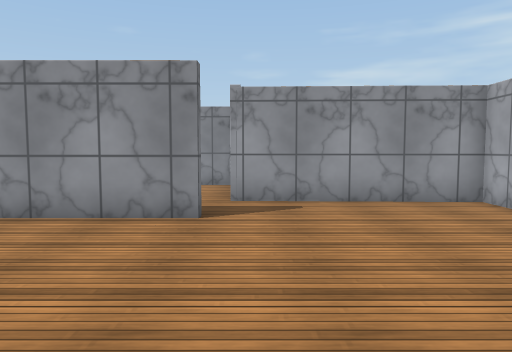
View 1 (above)

12 first-person views from a walk through a scene from a Unity 3-D project. The camera is 1.2 m above the floor, tilts 4° down and sees 70° across. The floor is counted in squares, 1 m on a side. Each view is taken from the middle of a square. On the plan, view 1 faces up. The plan holds only what a view shows up to about 15 squares ahead; the rest is blank. The player is left out. Surface patterns are stand-ins for the level's own textures.

View 2
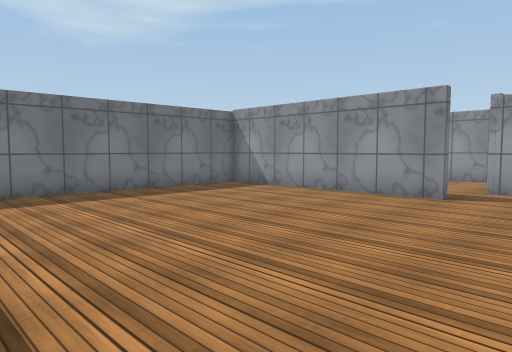

View 3
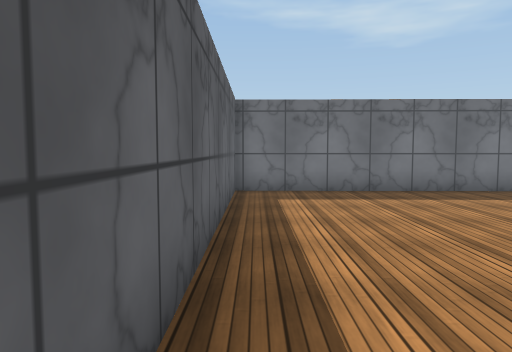

View 4
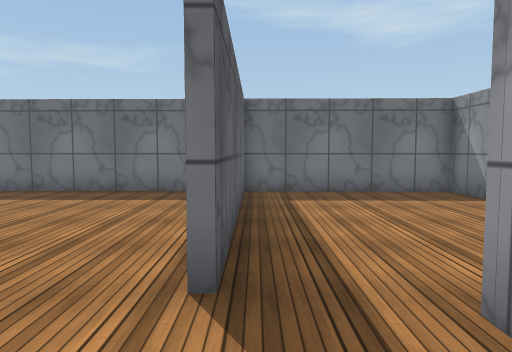

View 5
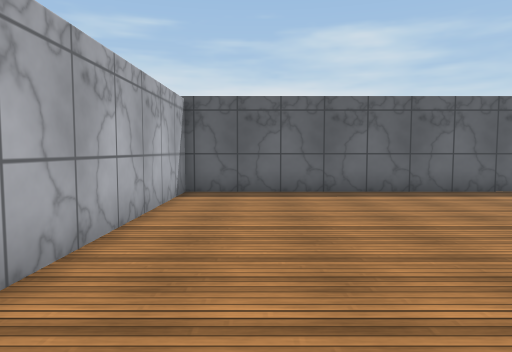

View 6
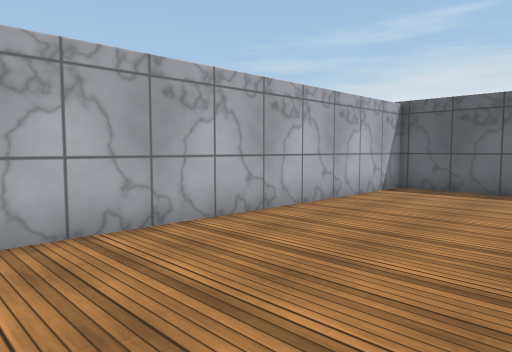

View 7
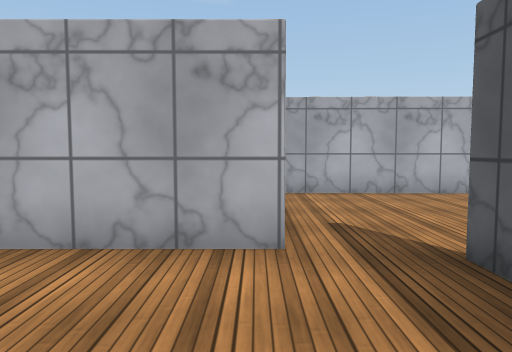

View 8
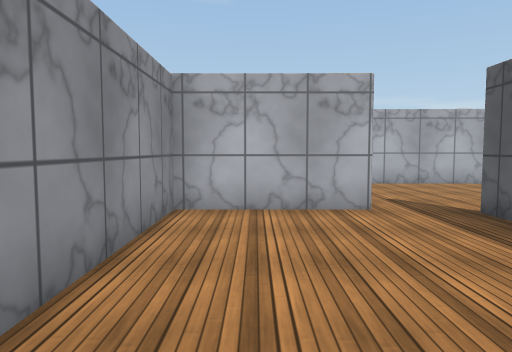

View 9
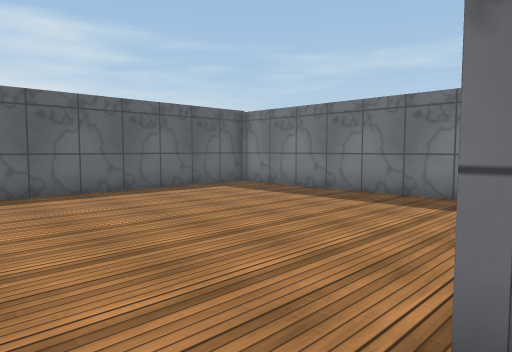

View 10
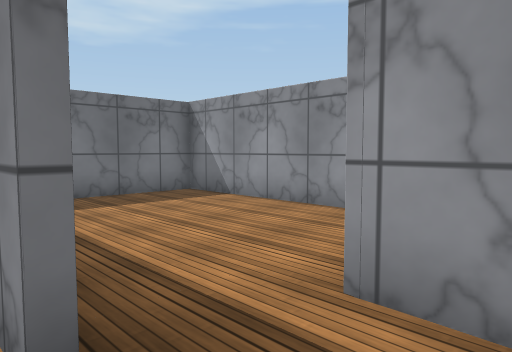

View 11
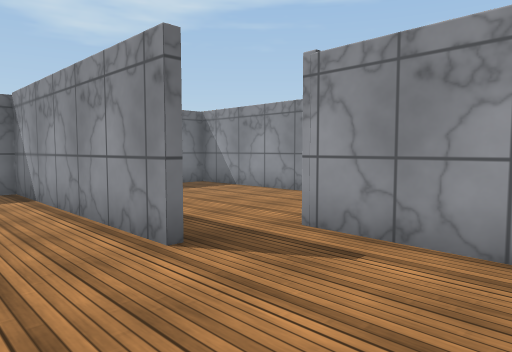

View 12
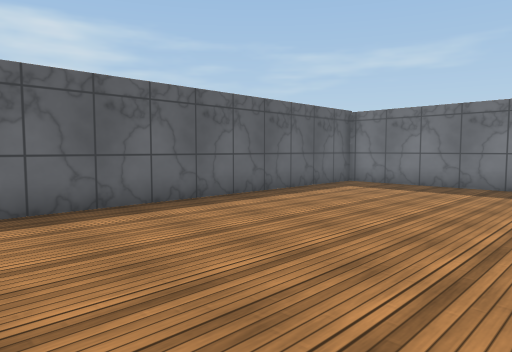

### Floor plan
Points are (right, up) in squares from view 1. A wall is a line through its corners. A room is listed if a view was taken in it or the views show most of it. See-through windows are left out.
Room 1 (views 1, 2, 3, 4, 5, 6, 9, 10, 11, 12)
walls: (-1, 6.4) (-8.7, 6.4) (-8.9, -3.6) (5.1, -3.6) (5.3, 8.5) (-0.6, 8.7)
ways out: opening at (-1, 8) to room 2
Room 2 (views 7, 8)
walls: (-0.6, 8.7) (-0.6, 9.6); (-0.6, 12.2) (-0.6, 12.7) (-8.6, 12.7) (-8.7, 6.5); (-8.1, 6.6) (-1, 6.7)
ways out: opening at (-1, 8) to room 1

Positions as (right, up) in squares from view 1, and headings:
1: (0, 0), facing up
2: (2, -3), facing up-left
3: (2, -3), facing left
4: (2, 7), facing left
5: (3, 7), facing down
6: (0, 8), facing down-right
7: (-5, 9), facing right
8: (-8, 11), facing right
9: (1, 7), facing down-left
10: (1, 6), facing up-left
11: (3, 4), facing up-left
12: (4, 4), facing down-left
